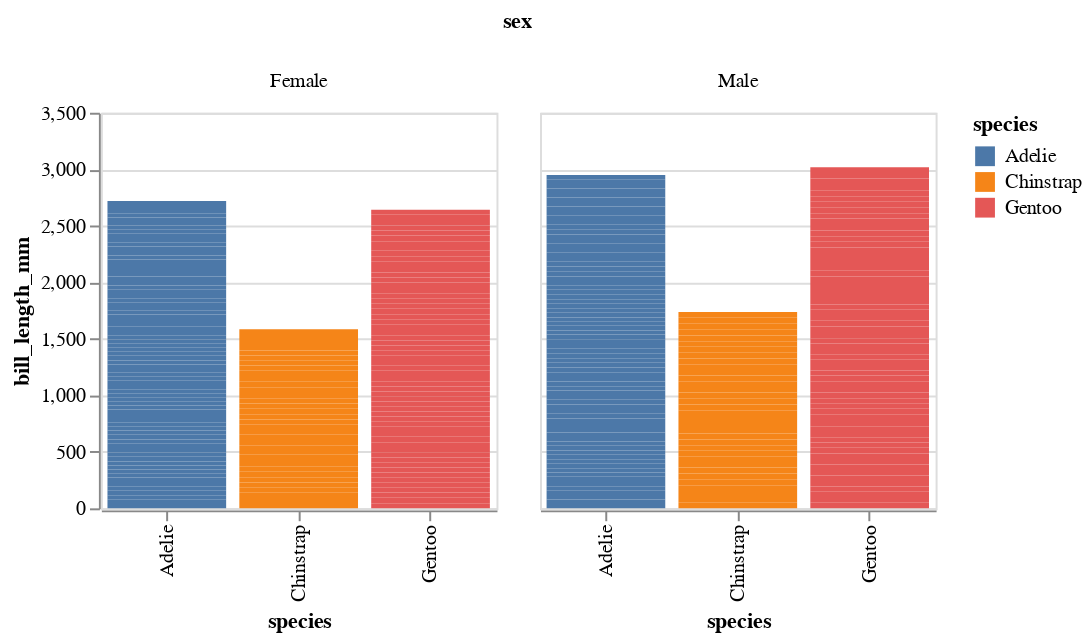

Notebook cell for this chart:
### Markdown cell above
Here we use the exact same code as above, but switching to a bar chart with `mark_bar` instead of `mark_circle`.

### Code cell
alt.Chart(df).mark_bar().encode(
    x=alt.X("species", scale=alt.Scale(zero=False)),
    y=alt.Y("bill_length_mm", scale=alt.Scale(zero=False)),
    color="species",
).properties(
    height=200,
    width=200
).facet(
    column="sex"
)

### Figure 1 — Vega-Lite specification as saved in the notebook (floating-point values rounded to 4 significant figures; data arrays with more than 128 entries replaced by an {"elided": "..."} marker saying what was removed)
{"config": {"view": {"continuousWidth": 400, "continuousHeight": 300}}, "data": {"name": "data-a0ec2e5925707c5dba9da2c1e24eff5a"}, "facet": {"column": {"field": "sex", "type": "nominal"}}, "spec": {"mark": "bar", "encoding": {"color": {"field": "species", "type": "nominal"}, "x": {"field": "species", "scale": {"zero": false}, "type": "nominal"}, "y": {"field": "bill_length_mm", "scale": {"zero": false}, "type": "quantitative"}}, "height": 200, "width": 200}, "$schema": "https://vega.github.io/schema/vega-lite/v4.17.0.json", "datasets": {"data-a0ec2e5925707c5dba9da2c1e24eff5a": {"elided": "333 records"}}}
